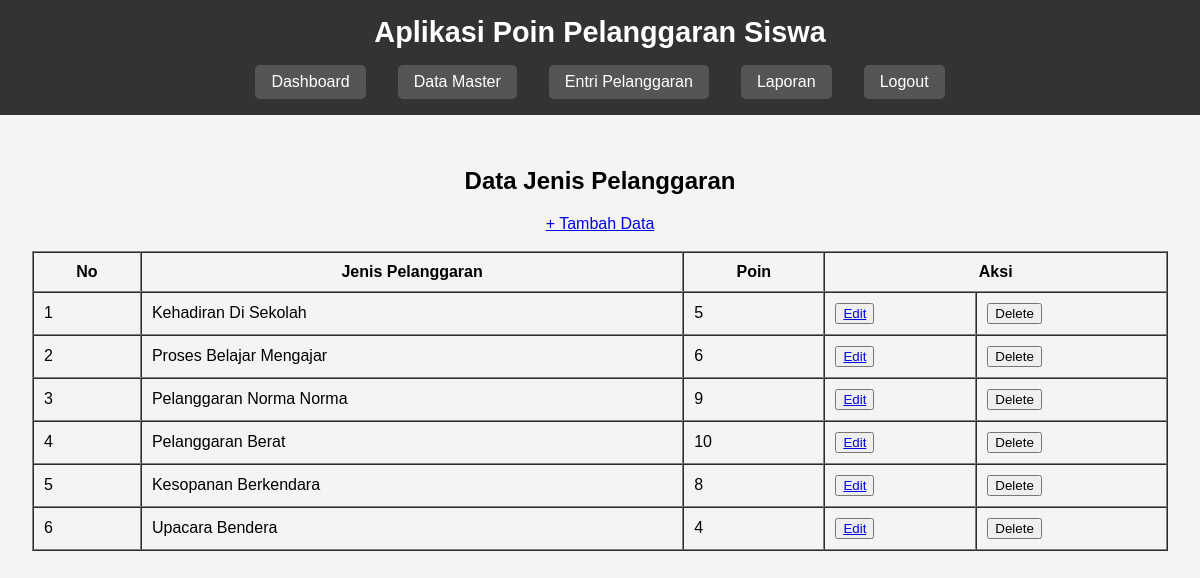
The app's page /pages/jenis_pelanggaran/list.php (signed in) with its own data.
### tables this page shows
CREATE TABLE `jenis_pelanggaran` (
  `id_jenis_pelanggaran` int(5) NOT NULL,
  `jenis` varchar(50) DEFAULT NULL,
  `poin` int(2) DEFAULT NULL
);

### pages/jenis_pelanggaran/list.php (the view, shortened to what this page needs)
<?php
include ROOTPATH . '/config/config.php';
include ROOTPATH . '/includes/header.php';
$result = mysqli_query($conn, 'SELECT * FROM jenis_pelanggaran');
?>
<center>
    <h2>Data Jenis Pelanggaran</h2>
    <a href="add.php">+ Tambah Data</a><br><br>
    <table cellpadding="10" cellspacing="0" border="1" width="100%">
        <thead>
            <tr>
                <th>No</th>
                <th>Jenis Pelanggaran</th>
                <th>Poin</th>
                <th colspan="2">Aksi</th>
            </tr>
        </thead>
        <tbody>
            <?php
            $no = 1;
            while ($row = mysqli_fetch_assoc($result)) {
            ?>
                <tr>
                    <td><?= $no++ ?></td>
                    <td><?= htmlspecialchars($row['jenis']) ?></td>
                    <td><?= htmlspecialchars($row['poin']) ?></td>
                    <td>
                        <button class="btn-warning"><a href="edit.php?id_jenis_pelanggaran=<?= $row['id_jenis_pelanggaran'] ?>">Edit</a></button>
                    </td>
                    <td>
                        <form action="/poin_pelanggaran_siswa/process/jenis_pelanggaran_process.php" method="post"
                            onsubmit="return confirm('Ingin Menghapus data <?= $row['jenis'] ?>?')">
                            <button class="btn-danger" type="submit">Delete</button>
                        </form>
                    </td>
                </tr>
            <?php
            }
            ?>
        </tbody>
    </table>

### css/components/header.css (style rules this page uses)
body { font-family: Arial, sans-serif; margin: 0; padding: 0; background-color: #f4f4f4; }

### records on screen
jenis_pelanggaran: jenis "Kehadiran Di Sekolah", poin "5"
jenis_pelanggaran: jenis "Proses Belajar Mengajar", poin "6"
jenis_pelanggaran: jenis "Pelanggaran Norma Norma", poin "9"
jenis_pelanggaran: jenis "Pelanggaran Berat", poin "10"
jenis_pelanggaran: jenis "Kesopanan Berkendara", poin "8"
jenis_pelanggaran: jenis "Upacara Bendera", poin "4"
